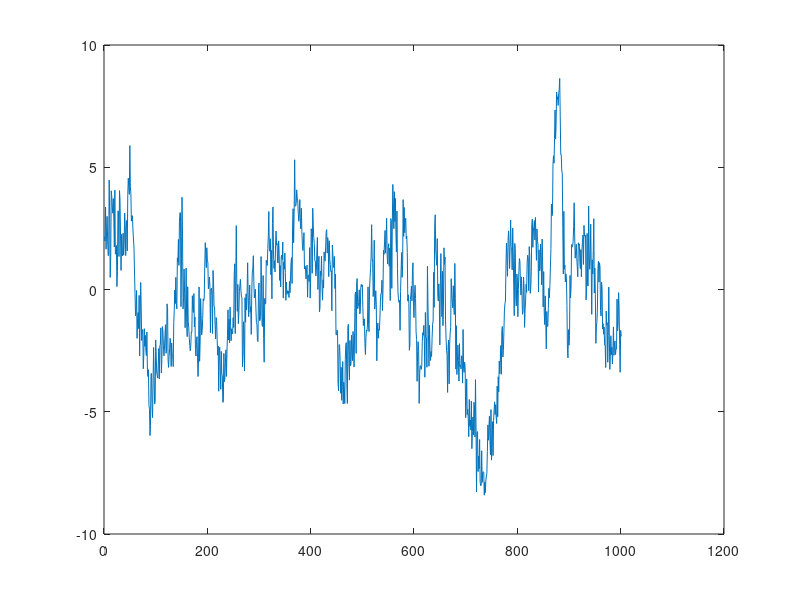

The MATLAB source for this figure: (Note: this script raises an error after producing the figure.)
%
% Time series analysis
% Lund University
%
% Example code 14: A bit more on linear prediction.
%
% Reference: 
%   "An Introduction to Time Series Modeling", 4th ed, by Andreas Jakobsson
%   Studentlitteratur, 2021
%
clear; clc;
close all;
addpath('../functions', '../data')              % Add this line to update the path

% Simulate some processes.
noLags = 40;
extraN = 100;
pstart = 800;                                   % Start the prediction at this sample.
rng(0)                                          % Set the seed (just done for the lecture!)
N  = 1000;                                      % Try reducing the number of samples.
C  = [ 1 -0.6 0.5 ];                            % Try other polynomials.
A  = conv([1 -.96],[ 1 -0.2 .6 ]);
data = filter( C, A, randn(N+extraN,1) );     data = data(extraN:end);

f1 = figure;
plot( data )
figProp = get(f1);
line( [pstart pstart], figProp.CurrentAxes.YLim, 'Color', 'red', 'LineStyle', ':' )
legend('Measured data', 'Prediction starts','Location','NW')
title('Simulated data to predict')


%% Part 1: Form the prediction using the true polynomials. 
% These are of course not known, but when examining an issue, you want to
% have as few complicating factors as possible. 
k = 4;                                          % Try varying k, say k=3.
[F, G] = polydivision( C, A, k )                     % Compute the G and F polynomials.
yhatk  = filter( G, C, data );                  % Form the predicted data.
 

%% Plot the prediction
f1 = figure;
plot([data yhatk] )
figProp = get(f1);
line( [pstart pstart], figProp.CurrentAxes.YLim, 'Color', 'red', 'LineStyle', ':' )
xlim([600 900])
title( sprintf('%i-step prediction',k))
legend('Measured data', 'Predicted data', 'Prediction starts','Location','NW')


%% Form the residual. Is it behaving as expected?
ehat = data - yhatk;
ehat = ehat(100+1:end);

figure
acfEst = acf( ehat, noLags, 0.05, 1 );
title( sprintf('Prediction residual, %i-step prediction', k) )
fprintf('This is a %i-step prediction. Ideally, the residual should be an MA(%i) process.\n', k, k-1)
checkIfWhite( ehat );



%% Part 2: Lets try to predict the future, as if it was not known (this is actually often the case :-)
% Predict the future values, i.e., form the prediction for k=1, 2, 3, ...

% Begin with estimating the model - to simplify, we use the true model.
[foundModel, ey] = estimateARMA( data, A, C, 'Model residual', noLags );
q = length(foundModel.C);

% We proceed to form the predictions, one for each k.
kMax    = 20;                                   % How far ahead do we wish to predict. 
pred_yk = data(1:pstart-1);                     % This is the predicted vector; it is known up to the start of the prediction.
var_yk  = zeros(pstart,1);                      % This is the variance of the prediction; the variance is zero up to the start of the prediction.
var_et  = var(ey);                              % Estimate the noise variance using the model residual.
for k=1:kMax
    % Compute the prediction polynomials.
    [F, G] = polydivision( foundModel.C, foundModel.A, k ); 

    % Form the prediction - note that you have to use the earlier predicted
    % values, not the true values, for the C \hat{y}_{t+1|t} part. It is
    % easy to get errors on this part. Use simulate data to check, at first
    % using C=1. 
    pred_yk(pstart-1+k) = G*data(pstart-1+k:-1:pstart+k-length(G)) - ...    % This is G y_t. Note that you have to reverse the time order.
        foundModel.C(2:end)*pred_yk(pstart+k-2:-1:pstart+k-q);              % This is all but the first term of C \hat{y}_{t+k|t}.

    % The theorerical variance is estimated from the F polynomial.
    var_yk(pstart-1+k) = sum( F.^2 )*var_et;
end


% Plot the prediction and compare to the validation data.
f1 = figure;
indV = pstart:pstart+kMax-1;
plot( [data(1:pstart+kMax-1)])
xlim([pstart-50 pstart+kMax])
hold on
indV = pstart-1:pstart+kMax-1;
plot( indV, pred_yk(indV) )
plot( indV, pred_yk(indV) + 2*sqrt(var_yk(indV)),'b:' )
plot( indV, pred_yk(indV) - 2*sqrt(var_yk(indV)),'b:' )
figProp = get(f1);
line( [pstart pstart], figProp.CurrentAxes.YLim, 'Color', 'red', 'LineStyle', ':' )
hold off
legend('Measured data', 'Predicted data', 'Prediction starts','Location','NW')
title( 'Predictng the signal for k=1, 2, ...')
xlabel('k')


%% Plot the theoretical variance.
f2 = figure;
plot(indV-pstart+1, var_yk(indV) )
figProp = get(f2);
line( [1 1], figProp.CurrentAxes.YLim, 'Color','red','LineStyle',':' )
xlim([-4 kMax])
title('Theoretical k-step prediction variance')
xlabel('k')
ylabel('Variance')
legend('Variance','Prediction starts','Location','SE')
